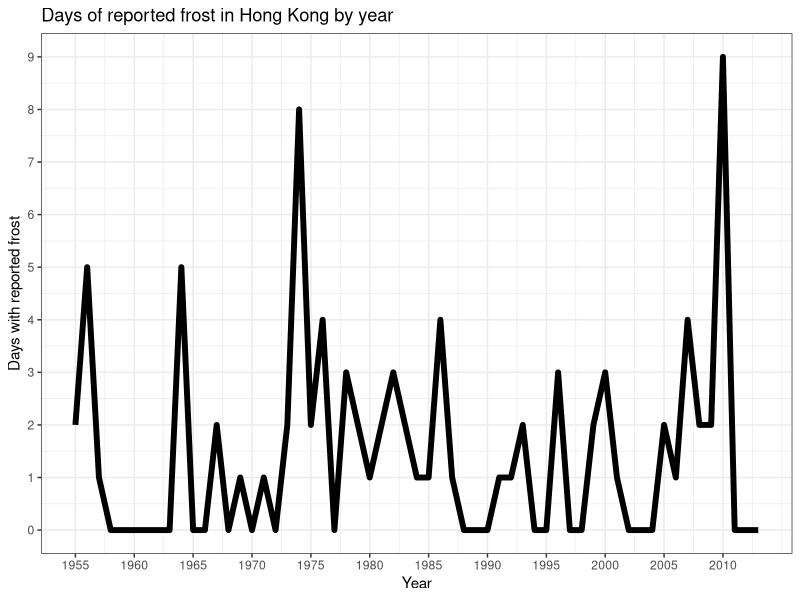
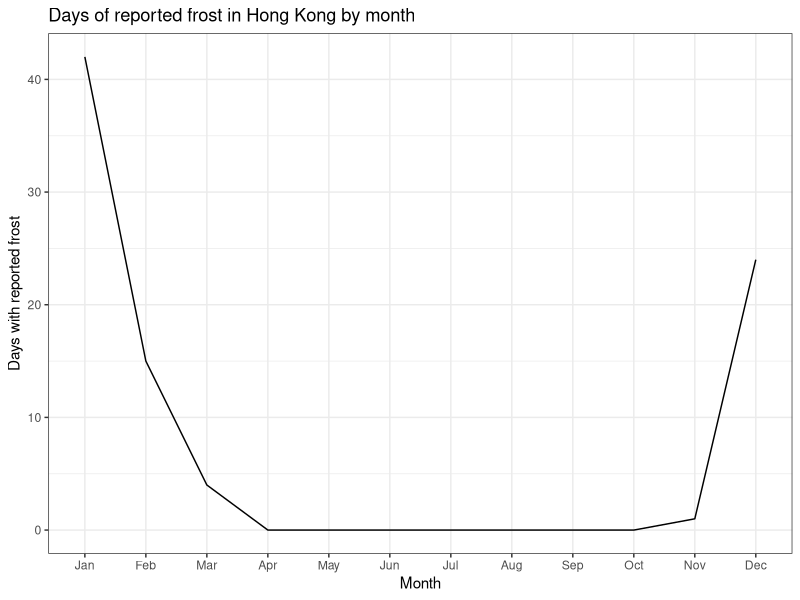
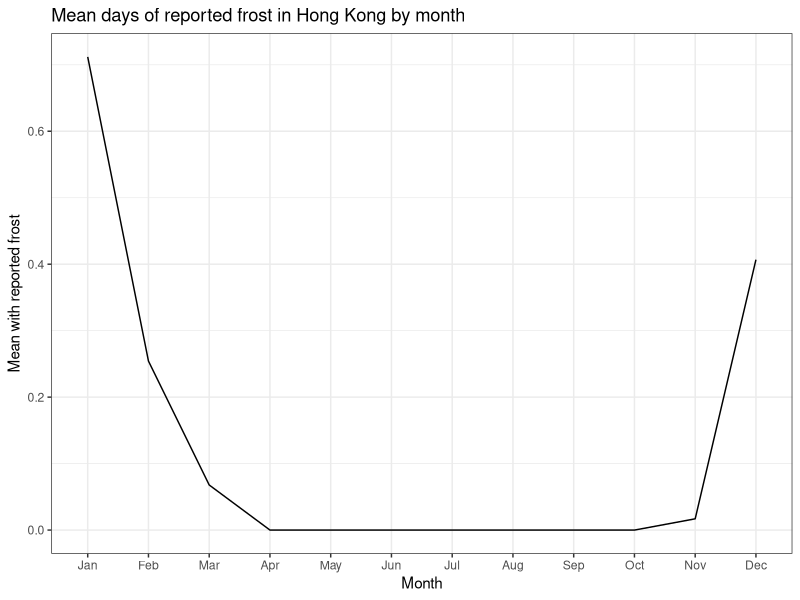

These charts were generated, in order, by the following R code:
## ---- chunk 1
library(methods)
library(data.table)
library(ggplot2)
library(reshape2)

theme_set(theme_bw())
## ---- chunk 2
frost <- fread(input = "../old/frost/frost.tsv", header=TRUE) 
frost[,Ann := NULL]
frost <- data.table(melt(frost, id.vars = "Year"), key="Year,variable")
setnames(frost, c("year", "month", "frost"))
frostbyyear <- frost[,list(frost=sum(frost)),by=year]
frostbyyearplot <- ggplot(frostbyyear) + geom_line(aes(x = year, y = frost), size = 2) + labs(x = "Year", y = "Days with reported frost", title = "Days of reported frost in Hong Kong by year") + scale_y_continuous(breaks=seq(0,10,1)) + scale_x_continuous(breaks=seq(1955,2010,5))
plot(frostbyyearplot)
## ---- chunk 3
frostbymonth <- frost[,list(frost=sum(frost)),by=month]
frostbymonthplot <- ggplot(frostbymonth) + geom_line(aes(x = month, y = frost, group = 1)) + theme_bw() + labs(x = "Month", y = "Days with reported frost", title = "Days of reported frost in Hong Kong by month")
plot(frostbymonthplot)
## ---- chunk 4
frostbymonthperyear <- frost[,list(frost=mean(frost)),by=month]
frostbymonthperyearplot <- ggplot(frostbymonthperyear) + geom_line(aes(x = month, y = frost, group = 1)) + theme_bw() + labs(x = "Month", y = "Mean with reported frost", title = "Mean days of reported frost in Hong Kong by month") 
plot(frostbymonthperyearplot)
